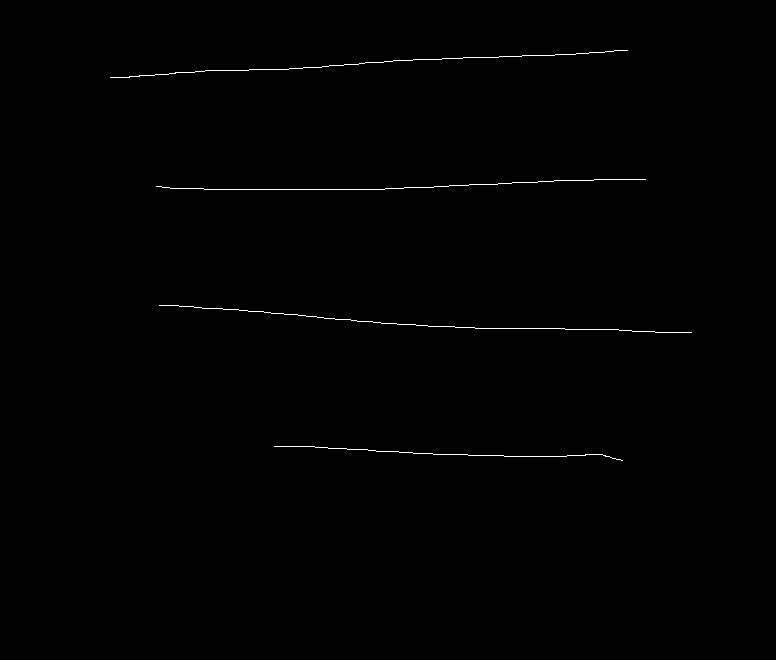
#> input picture LineFinder/test.jpg, 776 x 660 px
$ python LineFinder.py   (older library calls are emulated)
#> lines starting #> are read from the running program, lines starting #| are printed output that depends on the picture; after the words box and inside, x2 and y2 are one past the last pixel; in counts of white or black regions, pixels touching at a corner belong together
import numpy as np
import cv2
from matplotlib import pyplot as plt

# io

def ReadImage(file_name):
#> called with file_name = 'test.jpg'
    img = cv2.imread(file_name)
#> img is the input picture: shape (660, 776, 3); min 0, max 255, mean 1
    img_gray = cv2.cvtColor(img, cv2.COLOR_BGR2GRAY)
    bw = cv2.threshold(img_gray, 0, 255, cv2.THRESH_BINARY | cv2.THRESH_OTSU)[1]
#> bw: shape (660, 776); 0.37% white in thin lines or dots, all inside (x1, y1, x2, y2) = (110, 50, 692, 461)
#| (660, 776)
    return bw


def GetConnectedComponents(img):

    output = cv2.connectedComponentsWithStats(img, 8, cv2.CV_32S)
    [num_cc, labels, stats, centroids] = output
#> labels: shape (660, 776) int32; 5 distinct labels, from 0 to 4
#> num_cc = 5; stats = [[0, 0, 776, 660, 510265], [110, 50, 518, 28, 521], [156, 179, 490, 11, 490], [159, 305, 533, 28, 533], [274, 446, 349, 15, 351]]; centroids = [[387.4, 329.8], [367.2, 63.22], [400.5, 185.5], [425, 321.7], [448.8, 452.5]]
    return num_cc, labels, stats, centroids


def GetRightmostCoord(img_labels, label):
    points = np.where(img_labels == label)
    idx_rightmost = np.argmax(points[1])
    return points[0][idx_rightmost], points[1][idx_rightmost]


if __name__ == "__main__":

    img = ReadImage("test.jpg")
    print(img.shape)

    num_cc, labels, stats, centroids = GetConnectedComponents(img)
#> num_cc = 5
    print("found {} connected components.".format(num_cc))
#| found 5 connected components.
    num_cc = num_cc - 1
#> num_cc = 4
    labels = labels[1:]
#> labels: shape (659, 776) int32; 5 distinct labels, from 0 to 4
    stats = stats[1:]
#> stats = [[110, 50, 518, 28, 521], [156, 179, 490, 11, 490], [159, 305, 533, 28, 533], [274, 446, 349, 15, 351]]
    centroids = centroids[1:]
#> centroids = [[367.2, 63.22], [400.5, 185.5], [425, 321.7], [448.8, 452.5]]

    print("Ignore the first one (background), we have {} lines in total.".format(num_cc))
#| Ignore the first one (background), we have 4 lines in total.

    # display
    img_display = np.array(labels, copy = True)
    cv2.normalize(img_display, img_display, 0, 255, cv2.NORM_MINMAX)
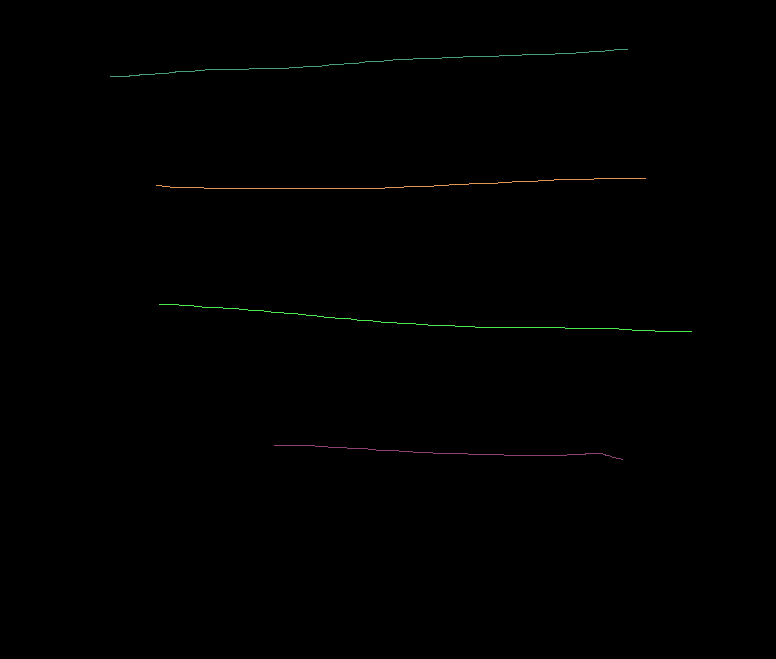
#> img_display: shape (659, 776) int32; 5 distinct labels, from 0 to 255; one colour per label, 0 black

    for i in range(num_cc):
        label = i + 1
        x, y = GetRightmostCoord(labels, label)
        img_display = cv2.circle(img_display, (y, x), radius = 10, color = (255, 255, 0), thickness = 2)
#> this loop made 4 passes
#> (points in GetRightmostCoord, idx_rightmost in GetRightmostCoord, x, y) on passes 1 to 4: (521 positions, rows 49 to 76, columns 110 to 627, 13, 49, 627), (490 positions, rows 178 to 188, columns 156 to 645, 51, 178, 645), (533 positions, rows 304 to 331, columns 159 to 691, 532, 331, 691), (351 positions, rows 445 to 459, columns 274 to 622, 350, 459, 622)
#> pass 3, `img_display = cv2.circle(img_display, (y, x), radius = 10, color = (25..`:
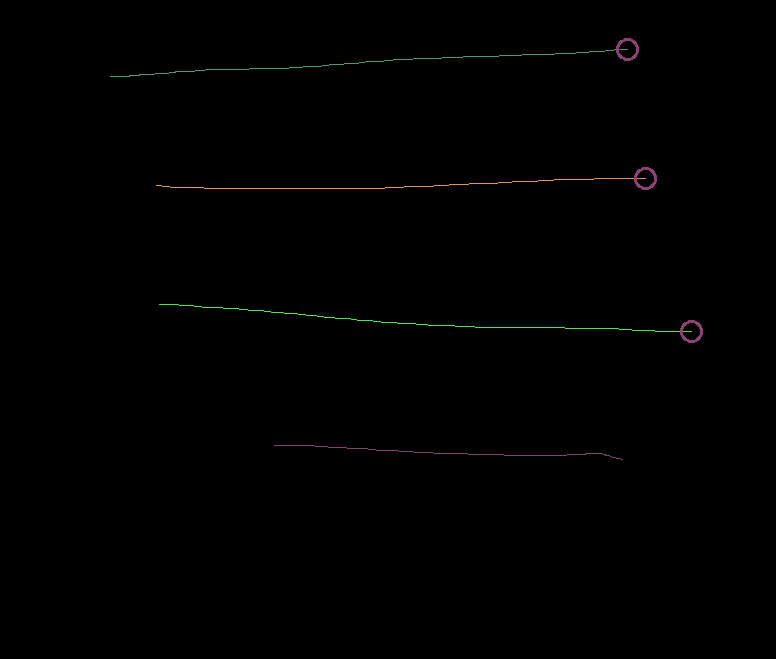
#> img_display: shape (659, 776) int32; 5 distinct labels, from 0 to 255; one colour per label, 0 black
#> after the loop: img_display: shape (659, 776) int32; 5 distinct labels, from 0 to 255


    plt.imshow(img_display)
    plt.show()

    pass
